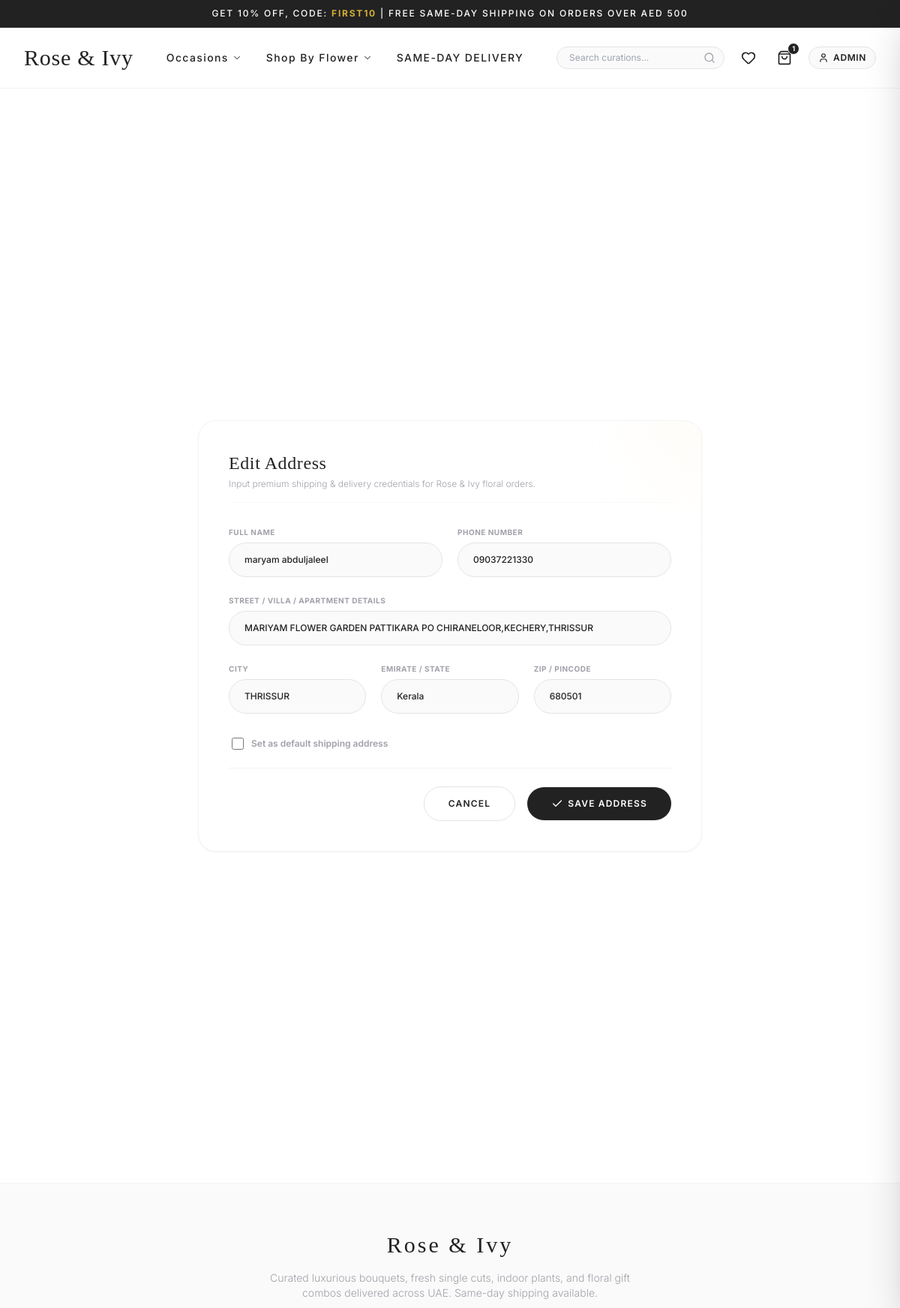
Page /accounts/address/1/edit/ (signed in) on the committed database.
### accounts/models.py (models this page shows, shortened)
class Address(models.Model):
    user = models.ForeignKey(User, on_delete=models.CASCADE, related_name='addresses')
    full_name = models.CharField(max_length=100)
    phone = models.CharField(max_length=15)
    street = models.CharField(max_length=255)
    city = models.CharField(max_length=100)
    state = models.CharField(max_length=100)
    pincode = models.CharField(max_length=10)
    is_default = models.BooleanField(default=False)
    class Meta:
        verbose_name_plural = "Addresses"

### accounts/views.py (the view)
# urls.py: path('address/<int:pk>/edit/', views.address_update_view, name='address_edit'),
@login_required
def address_update_view(request, pk):
    address = get_object_or_404(Address, pk=pk, user=request.user)
    if request.method == 'POST':
        form = AddressForm(request.POST, instance=address)
        if form.is_valid():
            form.save()
            messages.success(request, "Delivery address successfully updated.")
            return redirect('accounts:profile')
    else:
        form = AddressForm(instance=address)
    return render(request, 'accounts/address_form.html', {'form': form, 'title': 'Edit Address'})

### accounts/views.py
class AddressForm(forms.ModelForm):
    class Meta:
        model = Address
        fields = ['full_name', 'phone', 'street', 'city', 'state', 'pincode', 'is_default']
        widgets = {
            'full_name': forms.TextInput(attrs={'class': 'form-control', 'placeholder': 'Full Name'}),
            'phone': forms.TextInput(attrs={'class': 'form-control', 'placeholder': 'Phone Number'}),
            'street': forms.TextInput(attrs={'class': 'form-control', 'placeholder': 'Street Address'}),
            'city': forms.TextInput(attrs={'class': 'form-control', 'placeholder': 'City'}),
            'state': forms.TextInput(attrs={'class': 'form-control', 'placeholder': 'State'}),
            'pincode': forms.TextInput(attrs={'class': 'form-control', 'placeholder': 'Pincode'}),
            'is_default': forms.CheckboxInput(attrs={'class': 'form-check-input'}),
        }

### cart/context_processors.py (called while the page is built)
def cart_processor(request):
    cart_total_items = 0
    if request.user.is_authenticated:
        cart = Cart.objects.filter(user=request.user).first()
        if cart:
            cart_total_items = cart.total_items
    else:
        session_key = request.session.session_key
        if session_key:
            cart = Cart.objects.filter(session_key=session_key).first()
            if cart:
                cart_total_items = cart.total_items
    return {
        'cart_total_items': cart_total_items
    }

### cart/models.py (called while the page is built)
    @property
    def total_items(self):
        return sum(item.quantity for item in self.items.all())

### templates/accounts/address_form.html (shortened to what this page needs)
{% extends 'base.html' %}
{% load static %}
{% block content %}
<div class="flex items-center justify-center min-h-[80vh] py-12 px-4 select-none">
    <div class="w-full max-w-2xl bg-white border border-zinc-100 p-8 md:p-10 rounded-3xl shadow-sm relative overflow-hidden">
        <div class="absolute -top-24 -right-24 w-48 h-48 bg-brandChampagne/10 rounded-full blur-2xl"></div>
        <div class="text-left mb-8 border-b border-zinc-50 pb-4">
            <h2 class="font-serif text-2xl font-medium text-brandCharcoal tracking-wide mb-1">{{ title }}</h2>
            <p class="text-zinc-400 text-xs font-light">Input premium shipping & delivery credentials for Rose & Ivy floral orders.</p>
        </div>
        <form method="POST" class="space-y-6">
            <div class="grid grid-cols-1 md:grid-cols-2 gap-5">
                <div class="space-y-1.5">
                    <label for="id_full_name" class="text-[10px] uppercase tracking-wider font-bold text-zinc-400 block">Full Name</label>
                    <input type="text" name="full_name" id="id_full_name" required placeholder="Recipient's name"
                           value="{{ form.full_name.value|default:'' }}"
                           class="w-full bg-zinc-50 border border-zinc-200 rounded-full py-3.5 px-5 text-xs text-brandCharcoal font-medium focus:outline-none focus:border-brandGold transition-all">
                </div>
                <div class="space-y-1.5">
                    <label for="id_phone" class="text-[10px] uppercase tracking-wider font-bold text-zinc-400 block">Phone Number</label>
                    <input type="text" name="phone" id="id_phone" required placeholder="e.g. +971 50 123 4567"
                           value="{{ form.phone.value|default:'' }}"
                           class="w-full bg-zinc-50 border border-zinc-200 rounded-full py-3.5 px-5 text-xs text-brandCharcoal font-medium focus:outline-none focus:border-brandGold transition-all">
                </div>
            </div>
            <div class="space-y-1.5">
                <label for="id_street" class="text-[10px] uppercase tracking-wider font-bold text-zinc-400 block">Street / Villa / Apartment Details</label>
                <input type="text" name="street" id="id_street" required placeholder="e.g. Villa 14, St. 28, Jumeirah 1"
                       value="{{ form.street.value|default:'' }}"
                       class="w-full bg-zinc-50 border border-zinc-200 rounded-full py-3.5 px-5 text-xs text-brandCharcoal font-medium focus:outline-none focus:border-brandGold transition-all">
            </div>
            <div class="grid grid-cols-1 md:grid-cols-3 gap-5">
                <div class="space-y-1.5">
                    <label for="id_city" class="text-[10px] uppercase tracking-wider font-bold text-zinc-400 block">City</label>
                    <input type="text" name="city" id="id_city" required placeholder="e.g. Dubai"
                           value="{{ form.city.value|default:'' }}"
                           class="w-full bg-zinc-50 border border-zinc-200 rounded-full py-3.5 px-5 text-xs text-brandCharcoal font-medium focus:outline-none focus:border-brandGold transition-all">
                </div>
                <div class="space-y-1.5">
                    <label for="id_state" class="text-[10px] uppercase tracking-wider font-bold text-zinc-400 block">Emirate / State</label>
                    <input type="text" name="state" id="id_state" required placeholder="e.g. Dubai / Abu Dhabi"
                           value="{{ form.state.value|default:'' }}"
                           class="w-full bg-zinc-50 border border-zinc-200 rounded-full py-3.5 px-5 text-xs text-brandCharcoal font-medium focus:outline-none focus:border-brandGold transition-all">
                </div>
                <div class="space-y-1.5">
                    <label for="id_pincode" class="text-[10px] uppercase tracking-wider font-bold text-zinc-400 block">Zip / Pincode</label>
                    <input type="text" name="pincode" id="id_pincode" required placeholder="e.g. 00000 / Jumeirah"
                           value="{{ form.pincode.value|default:'' }}"
                           class="w-full bg-zinc-50 border border-zinc-200 rounded-full py-3.5 px-5 text-xs text-brandCharcoal font-medium focus:outline-none focus:border-brandGold transition-all">
                </div>
            </div>
            <div class="flex items-center gap-2.5 pt-2 pl-1">
                <input type="checkbox" name="is_default" id="id_is_default"
                       class="w-4 h-4 text-brandGold border-zinc-300 rounded focus:ring-brandGold/40 bg-zinc-50">
                <label for="id_is_default" class="text-xs text-zinc-400 font-semibold cursor-pointer">
                    Set as default shipping address
                </label>
            </div>
            <div class="flex items-center justify-end gap-4 pt-6 border-t border-zinc-100">
                <a href="{% url 'accounts:profile' %}"
                   class="border border-zinc-200 text-brandCharcoal hover:bg-zinc-50 transition-colors text-xs font-semibold uppercase tracking-widest px-8 py-3.5 rounded-full">
                    Cancel
                </a>
                <button type="submit"
                        class="bg-brandCharcoal hover:bg-brandGold text-white transition-all duration-300 text-xs font-semibold uppercase tracking-widest px-8 py-3.5 rounded-full shadow-sm hover:shadow flex items-center gap-1.5">
                    <i data-lucide="check" class="w-4 h-4"></i> Save Address
                </button>
            </div>
        </form>
    </div>
</div>
{% endblock %}

### templates/base.html (shortened to what this page needs)
{% load static %}
<!DOCTYPE html>
<html lang="en">
<head>
    <script src="https://cdn.tailwindcss.com"></script>
</head>
<body class="bg-brandWhite text-brandCharcoal font-sans min-h-screen flex flex-col antialiased">
    <div class="bg-brandCharcoal text-white text-[10px] md:text-xs tracking-[0.15em] font-medium py-2.5 text-center px-4 uppercase select-none border-b border-white/5">
        GET 10% OFF, CODE: <span class="text-brandGold font-bold">FIRST10</span> | FREE SAME-DAY SHIPPING ON ORDERS OVER AED 500
    </div>
    <header class="sticky top-0 bg-white/95 backdrop-blur-md z-40 border-b border-zinc-100 transition-all">
        <div class="max-w-7xl mx-auto px-4 sm:px-6 lg:px-8 h-20 flex items-center justify-between">
            <a href="{% url 'store:home' %}" class="flex items-center gap-2 group">
                <span class="font-serif text-2xl md:text-3xl font-medium tracking-wide text-brandCharcoal transition-colors hover:text-brandGold">
                    Rose & Ivy
                </span>
            </a>
            <nav class="hidden lg:flex items-center gap-8 font-medium text-sm tracking-widest text-brandCharcoal uppercase">
                <div class="relative group py-4">
                    <button class="flex items-center gap-1 hover:text-brandGold transition-colors nav-hover-line">
                        Occasions <i data-lucide="chevron-down" class="w-3.5 h-3.5 opacity-60"></i>
                    </button>
                </div>
                <div class="relative group py-4">
                    <button class="flex items-center gap-1 hover:text-brandGold transition-colors nav-hover-line">
                        Shop By Flower <i data-lucide="chevron-down" class="w-3.5 h-3.5 opacity-60"></i>
                    </button>
                </div>
                <a href="{% url 'store:product_list' %}" class="hover:text-brandGold transition-colors nav-hover-line py-4">
                    Same-Day Delivery
                </a>
            </nav>
            <div class="flex items-center gap-4">
                <form action="{% url 'store:product_list' %}" method="GET" class="relative hidden sm:flex items-center">
                    <input type="search" placeholder="Search curations..." name="q" value="{{ request.GET.q|default:'' }}"
                           class="w-48 lg:w-56 bg-zinc-50 text-xs border border-zinc-200 rounded-full py-1.5 pl-4 pr-10 focus:outline-none focus:border-brandGold focus:bg-white transition-all text-brandCharcoal">
                    <button type="submit" class="absolute right-3 text-zinc-400 hover:text-brandGold">
                        <i data-lucide="search" class="w-4 h-4"></i>
                    </button>
                </form>
                <a href="{% url 'store:wishlist' %}" class="text-brandCharcoal hover:text-brandGold p-1.5 transition-colors relative" title="Wishlist">
                    <i data-lucide="heart" class="w-5 h-5"></i>
                </a>
                <button onclick="openCartDrawer()" class="text-brandCharcoal hover:text-brandGold p-1.5 transition-colors relative" title="Shopping Bag">
                    <i data-lucide="shopping-bag" class="w-5 h-5"></i>
                    <span id="cart-badge" class="absolute -top-1 -right-1 bg-brandCharcoal text-white text-[9px] font-bold rounded-full w-4 h-4 flex items-center justify-center border border-white">
                        {{ cart_total_items|default:0 }}
                    </span>
                </button>
                {% if user.is_authenticated %}
                    <div class="relative group">
                        <button class="flex items-center gap-1.5 text-xs tracking-wider uppercase font-semibold text-brandCharcoal hover:text-brandGold border border-zinc-200 rounded-full px-3 py-1.5 bg-zinc-50">
                            <i data-lucide="user" class="w-3.5 h-3.5"></i>
                            <span class="max-w-[70px] truncate hidden md:inline">{{ user.username }}</span>
                        </button>
                    </div>
                {% endif %}
            </div>
        </div>
    </header>
    <main class="flex-grow py-8 max-w-7xl mx-auto px-4 sm:px-6 lg:px-8 w-full">
        {% block content %}{% endblock %}
    </main>
    <footer class="bg-zinc-50 border-t border-zinc-100 py-16 mt-auto select-none">
        <div class="max-w-7xl mx-auto px-4 sm:px-6 lg:px-8 text-center">
            <h5 class="font-serif text-3xl text-brandCharcoal tracking-widest mb-4">Rose & Ivy</h5>
            <p class="text-zinc-400 text-xs md:text-sm max-w-lg mx-auto font-light leading-relaxed mb-6">
                Curated luxurious bouquets, fresh single cuts, indoor plants, and floral gift combos delivered across UAE. Same-day shipping available.
            </p>
        </div>
    </footer>
</body>
</html>

### templates/base.html (style rules this page uses)
.nav-hover-line { position: relative; }
.nav-hover-line::after { content: ''; position: absolute; width: 0; height: 1px; bottom: -4px; left: 50%; background-color: #D4AF37; transition: all 0.3s ease; transform: translateX(-50%); }

### rows in the picture
Address: full_name "maryam abduljaleel", phone "09037221330", street "MARIYAM FLOWER GARDEN PATTIKARA PO CHIRANELOOR,KECHERY,THRISSUR", city "THRISSUR", state "Kerala", pincode "680501"

### other values in the picture
{{ cart_total_items|default:0 }} "1"
{{ user.username }} "ADMIN"
{{ title }} "Edit Address"
